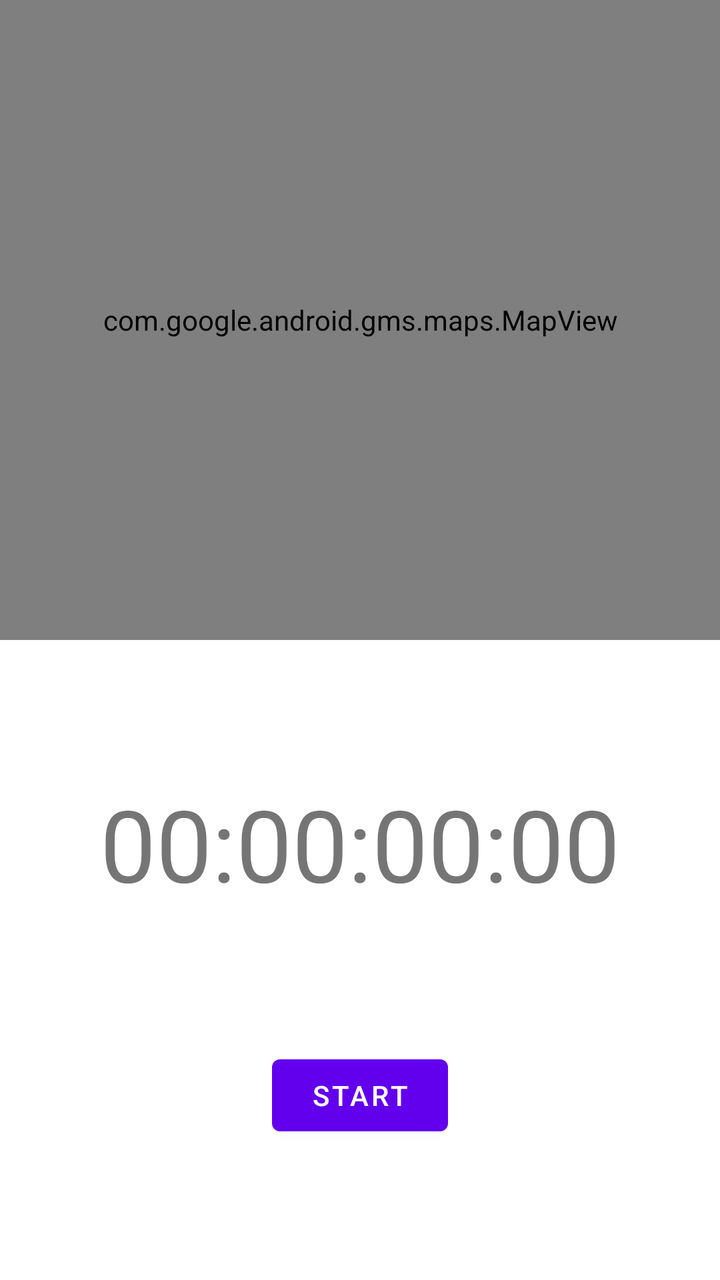
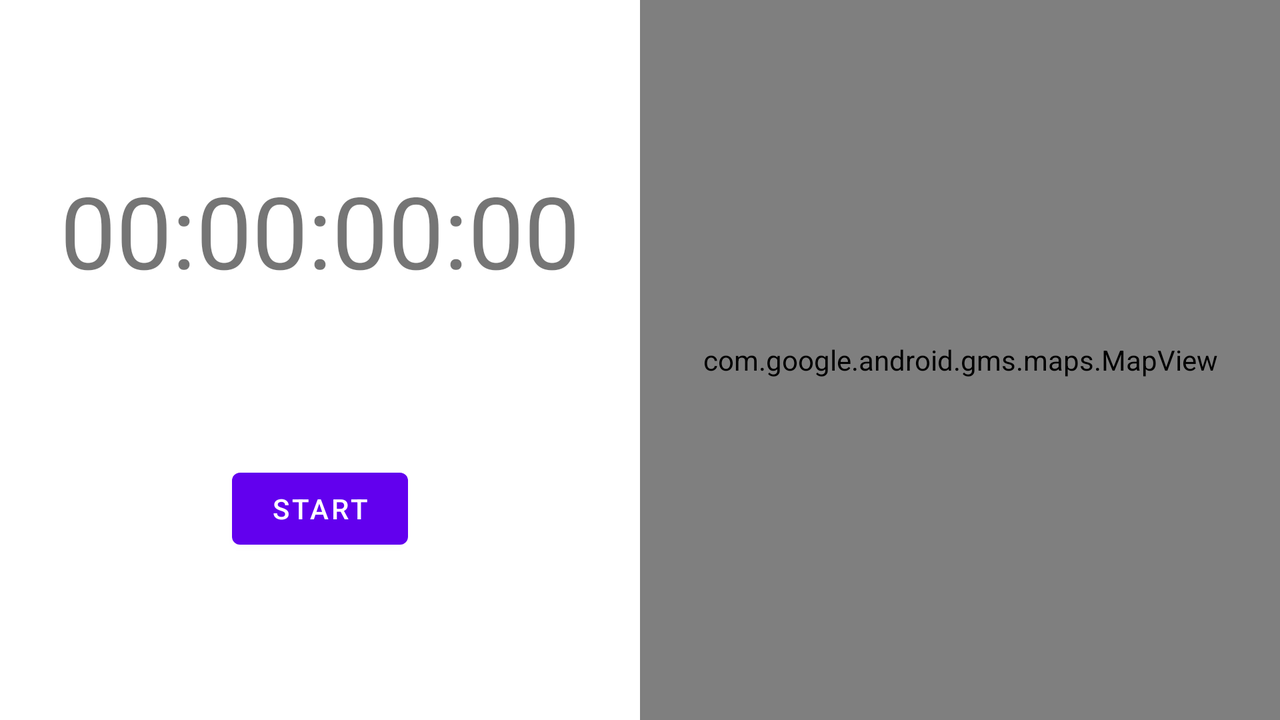

Compare how this app lays out the same screen by default and in its alternative resource folder. The renders come first, then the two layout files and the values they reference.
<!-- AndroidManifest.xml: application theme AppTheme -->
<!-- res/layout/fragment_tracking.xml -->
<?xml version="1.0" encoding="utf-8"?>
<layout xmlns:android="http://schemas.android.com/apk/res/android"
    xmlns:app="http://schemas.android.com/apk/res-auto">

    <data>


    </data>

    <androidx.constraintlayout.widget.ConstraintLayout
        android:layout_width="match_parent"
        android:layout_height="match_parent">

        <androidx.constraintlayout.widget.ConstraintLayout
            android:id="@+id/clInnerLayout"
            android:layout_width="match_parent"
            android:layout_height="0dp"
            android:background="@color/md_blue_800"
            app:layout_constraintBottom_toBottomOf="parent"
            app:layout_constraintEnd_toEndOf="parent"
        app:layout_constraintHorizontal_bias="0.5"
        app:layout_constraintStart_toStartOf="parent"
        app:layout_constraintTop_toBottomOf="@+id/mapView">

        <com.google.android.material.textview.MaterialTextView
            android:id="@+id/tvTimer"
            android:layout_width="wrap_content"
            android:layout_height="wrap_content"
            android:text="00:00:00:00"
            android:textSize="50sp"
            app:layout_constraintBottom_toTopOf="@+id/btnToggleRun"
            app:layout_constraintEnd_toEndOf="parent"
            app:layout_constraintHorizontal_bias="0.5"
            app:layout_constraintStart_toStartOf="parent"
            app:layout_constraintTop_toTopOf="parent" />

        <com.google.android.material.button.MaterialButton
            android:id="@+id/btnToggleRun"
            android:layout_width="wrap_content"
            android:layout_height="wrap_content"
            android:text="Start"
            app:layout_constraintBottom_toBottomOf="parent"
            app:layout_constraintEnd_toStartOf="@+id/btnFinishRun"
            app:layout_constraintHorizontal_bias="0.5"
            app:layout_constraintStart_toStartOf="parent"
            app:layout_constraintTop_toBottomOf="@+id/tvTimer" />

        <com.google.android.material.button.MaterialButton
            android:id="@+id/btnFinishRun"
            android:layout_width="wrap_content"
            android:layout_height="wrap_content"
            android:text="Finish Run"
            android:visibility="gone"
            app:layout_constraintBottom_toBottomOf="parent"
            app:layout_constraintEnd_toEndOf="parent"
            app:layout_constraintHorizontal_bias="0.5"
            app:layout_constraintStart_toEndOf="@+id/btnToggleRun"
            app:layout_constraintTop_toBottomOf="@+id/tvTimer" />


    </androidx.constraintlayout.widget.ConstraintLayout>

    <com.google.android.material.textview.MaterialTextView
        android:id="@+id/tvLetsGo"
        android:layout_width="wrap_content"
        android:layout_height="wrap_content"
        android:text="Let's go, USERNAME!"
        android:textAlignment="center"
        android:textSize="50sp"
        android:visibility="gone"
        app:layout_constraintBottom_toTopOf="@+id/clInnerLayout"
        app:layout_constraintEnd_toEndOf="parent"
        app:layout_constraintHorizontal_bias="0.5"
        app:layout_constraintStart_toStartOf="parent"
        app:layout_constraintTop_toTopOf="parent" />

    <com.google.android.gms.maps.MapView
        android:id="@+id/mapView"
        android:layout_width="match_parent"
        android:layout_height="0dp"
        app:layout_constraintBottom_toTopOf="@+id/clInnerLayout"
        app:layout_constraintEnd_toEndOf="parent"
        app:layout_constraintHorizontal_bias="0.5"
        app:layout_constraintStart_toStartOf="parent"
        app:layout_constraintTop_toTopOf="parent" />

    </androidx.constraintlayout.widget.ConstraintLayout>
</layout>
<!-- resources referenced by this layout -->
<resources>

</resources>
<!-- res/layout-land/fragment_tracking.xml (the repository's variant of the layout above) -->
<!-- drawn on the phone turned sideways -->
<?xml version="1.0" encoding="utf-8"?>
<layout xmlns:android="http://schemas.android.com/apk/res/android"
    xmlns:app="http://schemas.android.com/apk/res-auto">

    <androidx.constraintlayout.widget.ConstraintLayout
        android:layout_width="match_parent"
        android:layout_height="match_parent">

        <androidx.constraintlayout.widget.ConstraintLayout
            android:id="@+id/clInnerLayout"
            android:layout_width="0dp"
            android:layout_height="0dp"
            android:background="@color/md_blue_800"
            app:layout_constraintBottom_toBottomOf="parent"
            app:layout_constraintEnd_toStartOf="@+id/mapView"
            app:layout_constraintHorizontal_bias="0.5"
            app:layout_constraintStart_toStartOf="parent"
            app:layout_constraintTop_toTopOf="parent">

            <com.google.android.material.textview.MaterialTextView
                android:id="@+id/tvTimer"
                android:layout_width="wrap_content"
                android:layout_height="wrap_content"
                android:text="00:00:00:00"
                android:textSize="50sp"
                app:layout_constraintBottom_toTopOf="@+id/btnToggleRun"
                app:layout_constraintEnd_toEndOf="parent"
                app:layout_constraintHorizontal_bias="0.5"
                app:layout_constraintStart_toStartOf="parent"
                app:layout_constraintTop_toTopOf="parent" />

            <com.google.android.material.button.MaterialButton
                android:id="@+id/btnToggleRun"
                android:layout_width="wrap_content"
                android:layout_height="wrap_content"
                android:text="Start"
                app:layout_constraintBottom_toBottomOf="parent"
                app:layout_constraintEnd_toStartOf="@+id/btnFinishRun"
                app:layout_constraintHorizontal_bias="0.5"
                app:layout_constraintStart_toStartOf="parent"
                app:layout_constraintTop_toBottomOf="@+id/tvTimer" />

            <com.google.android.material.button.MaterialButton
                android:id="@+id/btnFinishRun"
                android:layout_width="wrap_content"
                android:layout_height="wrap_content"
                android:text="Finish run"
                android:visibility="gone"
                app:layout_constraintBottom_toBottomOf="parent"
                app:layout_constraintEnd_toEndOf="parent"
                app:layout_constraintHorizontal_bias="0.5"
                app:layout_constraintStart_toEndOf="@+id/btnToggleRun"
                app:layout_constraintTop_toBottomOf="@+id/tvTimer" />

        </androidx.constraintlayout.widget.ConstraintLayout>

        <com.google.android.gms.maps.MapView
            android:id="@+id/mapView"
            android:layout_width="0dp"
            android:layout_height="0dp"
            android:visibility="visible"
            app:layout_constraintBottom_toBottomOf="parent"
            app:layout_constraintEnd_toEndOf="parent"
            app:layout_constraintHorizontal_bias="0.5"
            app:layout_constraintStart_toEndOf="@+id/clInnerLayout"
            app:layout_constraintTop_toTopOf="parent" />

    </androidx.constraintlayout.widget.ConstraintLayout>
</layout>
